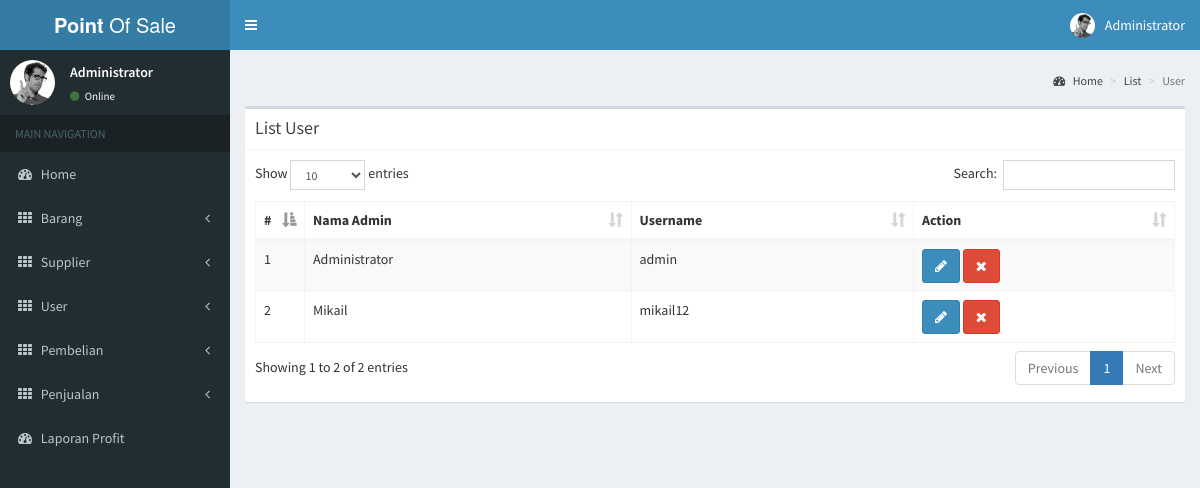
/list_user.php (signed in), run on the app's committed database.
### tables this page shows
CREATE TABLE `user` (
  `id_user` int(11) NOT NULL,
  `nama_user` varchar(100) NOT NULL,
  `username` varchar(15) NOT NULL,
  `password` varchar(15) NOT NULL
);

### list_user.php (the view, shortened to what this page needs)
<?php
  include("header.php");
?>
<div class="content-wrapper">
  <section class="content-header">
    <h1>
    </h1>
    <ol class="breadcrumb">
      <li><a href="#"><i class="fa fa-dashboard"></i> Home</a></li>
      <li><a href="#">List</a></li>
      <li class="active">User</li>
    </ol>
  </section>
  <section class="content">
    <div class="row">
      <div class="col-md-12">
        <div class="box">
          <div class="box-header with-border">
            <h3 class="box-title">List User</h3>
          </div>
          <div class="box-body">
            <table id="example1" class="table table-bordered table-striped">
              <thead>
                <tr>
                  <th style="width: 10px">#</th>
                  <th>Nama Admin</th>
                  <th>Username</th>
                  <th>Action</th>
                </tr>
              </thead>
              <tbody>
                <?php
                  $sql = "SELECT * FROM user";
                  $result = $conn->query($sql);
                  $no = 0;
                  while ($hasil = $result->fetch_assoc()) {
                    $no = $no + 1;
                ?>
                  <tr>
                    <td><?php echo $no; ?></td>
                    <td><?php echo $hasil['nama_user'] ?></td>
                    <td><?php echo $hasil['username'] ?></td>
                    <td>
                      <a href="edit_user.php?id_user=<?php echo $hasil['id_user'] ?>" title="Edit Data User" class="btn btn-primary"><i class="fa fa-pencil"></i></a>
                      <a href="process.php?action=hapus_user&id_user=<?php echo $hasil['id_user'] ?>" title="Hapus Data User" class="btn btn-danger"><i class="fa fa-close"></i></a>
                    </td>
                  </tr>
                <?php
                  }
                ?>
              </tbody>
            </table>
          </div>
        </div>
      </div>
    </div>
  </section>
</div>
<?php include("footer.php"); ?>

### header.php (shortened to what this page needs)
<?php include("connection.php"); ?>
<!DOCTYPE html>
<html>
<head>
  <link rel="stylesheet" href="addon/bower_components/bootstrap/dist/css/bootstrap.min.css">
  <link rel="stylesheet" href="addon/bower_components/font-awesome/css/font-awesome.min.css">
  <link rel="stylesheet" href="addon/bower_components/Ionicons/css/ionicons.min.css">
  <link rel="stylesheet" href="addon/bower_components/datatables.net-bs/css/dataTables.bootstrap.min.css">
  <link rel="stylesheet" href="addon/bower_components/bootstrap-daterangepicker/daterangepicker.css">
  <link rel="stylesheet" href="addon/bower_components/bootstrap-datepicker/dist/css/bootstrap-datepicker.min.css">
  <link rel="stylesheet" href="addon/plugins/iCheck/all.css">
  <link rel="stylesheet" href="addon/bower_components/bootstrap-colorpicker/dist/css/bootstrap-colorpicker.min.css">
  <link rel="stylesheet" href="addon/plugins/timepicker/bootstrap-timepicker.min.css">
  <link rel="stylesheet" href="addon/bower_components/select2/dist/css/select2.min.css">
  <link rel="stylesheet" href="addon/dist/css/AdminLTE.min.css">
  <link rel="stylesheet" href="addon/dist/css/skins/_all-skins.min.css">
</head>
<body class="hold-transition skin-blue sidebar-mini">
<div class="wrapper">
  <header class="main-header">
    <a href="addon/index2.html" class="logo">
      <span class="logo-lg"><b>Point</b> Of Sale</span>
    </a>
    <nav class="navbar navbar-static-top">
      <a href="#" class="sidebar-toggle" data-toggle="push-menu" role="button">
      </a>
      <div class="navbar-custom-menu">
        <ul class="nav navbar-nav">
          <li class="dropdown user user-menu">
            <a href="#" class="dropdown-toggle" data-toggle="dropdown">
              <img src="addon/dist/img/user2-160x160.jpg" class="user-image" alt="User Image">
              <span class="hidden-xs">
                <?php
                  $sql = "SELECT * FROM user WHERE username = '".$_SESSION['username']."'";
                  $result = $conn->query($sql);
                  while ($hasil = $result->fetch_assoc()) {
                 ?>
                <?php echo $hasil['nama_user'] ?>
              <?php } ?>
              </span>
            </a>
          </li>
        </ul>
      </div>
    </nav>
  </header>
  <aside class="main-sidebar">
    <section class="sidebar">
      <div class="user-panel">
        <div class="pull-left image">
          <img src="addon/dist/img/user2-160x160.jpg" class="img-circle" alt="User Image">
        </div>
        <div class="pull-left info">
          <p>
            <?php
                  $sql = "SELECT * FROM user WHERE username = '".$_SESSION['username']."'";
                  $result = $conn->query($sql);
                  while ($hasil = $result->fetch_assoc()) {
                 ?>
                <?php echo $hasil['nama_user'] ?>
              <?php } ?>
          </p>
          <a href="#"><i class="fa fa-circle text-success"></i> Online</a>
        </div>
      </div>
      <ul class="sidebar-menu" data-widget="tree">
        <li class="header">MAIN NAVIGATION</li>
        <li>
          <a href="home.php">
            <i class="fa fa-dashboard"></i> <span>Home</span>
          </a>
        </li>
        <li class="treeview">
          <a href="#">
            <i class="fa fa-th"></i> <span>Barang</span>
            <span class="pull-right-container">
              <i class="fa fa-angle-left pull-right"></i>
            </span>
          </a>
        </li>
        <li class="treeview">
          <a href="#">
            <i class="fa fa-th"></i> <span>Supplier</span>
            <span class="pull-right-container">
              <i class="fa fa-angle-left pull-right"></i>
            </span>
          </a>
        </li>
        <li class="treeview">
          <a href="#">
            <i class="fa fa-th"></i> <span>User</span>
            <span class="pull-right-container">
              <i class="fa fa-angle-left pull-right"></i>
            </span>
          </a>
        </li>
        <li class="treeview">
          <a href="#">
            <i class="fa fa-th"></i> <span>Pembelian</span>
            <span class="pull-right-container">
              <i class="fa fa-angle-left pull-right"></i>
            </span>
          </a>
        </li>
        <li class="treeview">
          <a href="#">
            <i class="fa fa-th"></i> <span>Penjualan</span>
            <span class="pull-right-container">
              <i class="fa fa-angle-left pull-right"></i>
            </span>
          </a>
        </li>
        <li>
          <a href="before_laporan_profit.php">
            <i class="fa fa-dashboard"></i> <span>Laporan Profit</span>
          </a>
        </li>
      </ul>
    </section>
  </aside>

### data on the page
user: nama_user "Administrator", username "admin"
user: nama_user "Mikail", username "mikail12"
